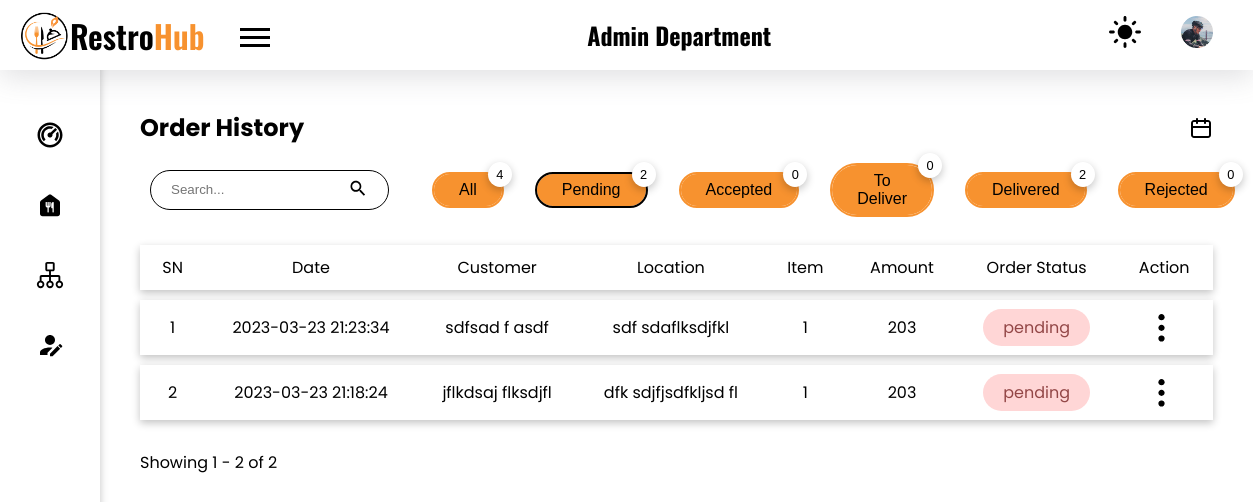
Before: /admin/order-history.php?filter-by=pending (signed in) with the older database file.
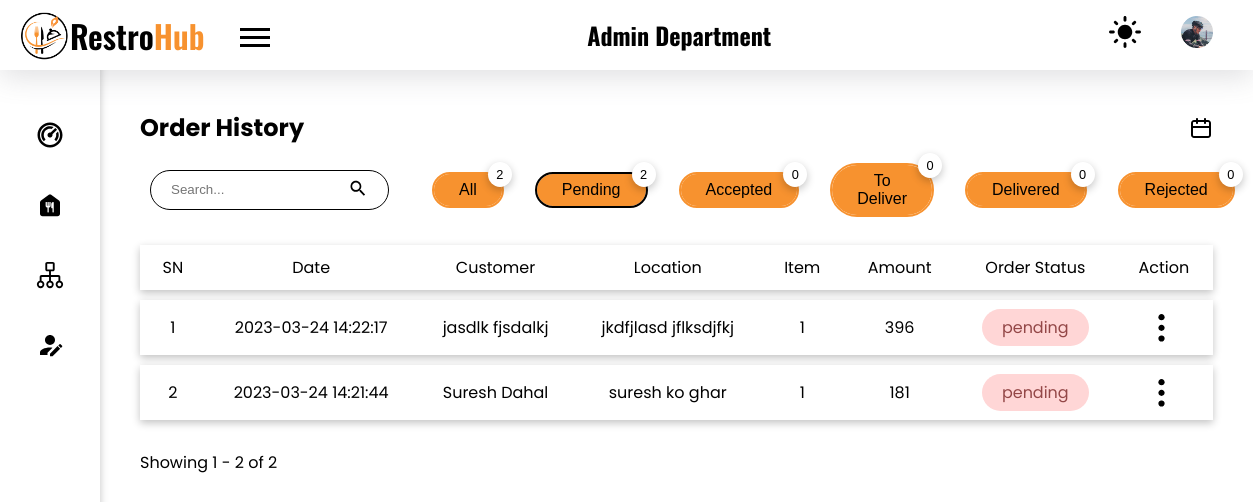
After: the same page with the newer database file.
### tables this page shows
CREATE TABLE `orders` (
  `id` int(11) NOT NULL,
  `c_id` int(11) NOT NULL,
  `track_id` varchar(10) NOT NULL,
  `o_c_id` int(11) NOT NULL,
  `qty` int(11) NOT NULL,
  `f_id` int(11) NOT NULL,
  `total_price` int(10) NOT NULL,
  `note` varchar(100) DEFAULT NULL,
  `payment_method` varchar(10) NOT NULL,
  `delivery_date` date DEFAULT NULL,
  `delivery_time` time DEFAULT NULL,
  `date` datetime NOT NULL
);

CREATE TABLE `order_contact_details` (
  `o_c_id` int(11) NOT NULL,
  `address` varchar(50) NOT NULL,
  `phone` varchar(10) NOT NULL,
  `c_name` varchar(30) NOT NULL
);

CREATE TABLE `aos` (
  `aos_id` int(11) NOT NULL,
  `order_id` int(11) NOT NULL,
  `status` varchar(15) NOT NULL,
  `date` datetime NOT NULL DEFAULT current_timestamp()
);

### admin/components/calculate-offset.php (called while the page is built, shortened)
<?php
if (isset($_GET['page'])) {
    $page = mysqli_real_escape_string($conn, $_GET['page']);
    if (!is_numeric($page)) {
        $page = 1;
    }
} else {
    $page = 1;
}
$offset = ($page - 1) * $limit;
?>

### admin/order-history.php (the view, shortened to what the changed rows need)
<!DOCTYPE html>
<html lang="en">
<head>
    <link rel="stylesheet" href="../styles/style.css">
</head>
<body>
    <?php
    require("./components/header.php");
    ?>
    <main class="admin_dashboard_body">
        <section class="dashboard_inner-head flex items-center">
            <h2>Order History</h2>
        </section>
        <div class="flex items-center mt-20">
            <div class="flex items-center">
                <?php
                require("../config.php");
                $sql = "select id from orders group by orders.c_id, orders.date";
                $result = mysqli_query($conn, $sql);
                $count = mysqli_num_rows($result);
                $sql_delivered = "select orders.id, aos.status from orders inner join aos on orders.id = aos.order_id where status = 'delivered' group by orders.c_id, orders.date";
                $result_delivered = mysqli_query($conn, $sql_delivered);
                $count_delivered = mysqli_num_rows($result_delivered);
                ?>
                <a href="?filter-by=all" class="ml-35">
                    <button class="button border-curve-lg relative <?php if (isset($_GET['filter-by']) && $_GET['filter-by'] == "all") echo "active"; ?>">All
                        <div class="count-top shadow"><?php
                                                        echo $count;
                                                        ?>
                        </div>
                    </button>
                </a>
                <a href="?filter-by=delivered" class="ml-35">
                    <button class="button border-curve-lg relative <?php if (isset($_GET['filter-by']) && $_GET['filter-by'] == "delivered") echo "active"; ?>">Delivered
                        <div class="count-top shadow"><?php
                                                        echo $count_delivered;
                                                        ?>
                        </div>
                    </button>
                </a>
            </div>
        </div>
        <?php
        require("../config.php");
        $limit = 10;
        require './components/calculate-offset.php';
        if (isset($_GET['filter-by']) && $_GET['filter-by'] != 'all') {
            $filter_by = $_GET['filter-by'];
            $sql = ($filter_by == 'delivering' || $filter_by == 'prepared') ? "
            select count(orders.id) as total_item_bought,
                        orders.id,
                        orders.c_id,
                        orders.qty,
                        orders.track_id,
                        sum(orders.total_price) as total_price,
                        orders.note,
                        orders.date,
                        orders.f_id,
                        order_contact_details.address,
                        order_contact_details.phone,
                        order_contact_details.c_name,
                        aos.aos_id,
                        aos.status
                        from orders
                        inner join order_contact_details on orders.o_c_id = order_contact_details.o_c_id
                        inner join aos on orders.id = aos.order_id
                        where aos.status in ('prepared', 'delivering')
                        group by orders.date, orders.c_id
                        order by orders.id desc
                        limit $offset, $limit
                    " : "select count(orders.id) as total_item_bought,
                        orders.id,
                        orders.c_id,
                        orders.qty,
                        orders.track_id,
                        sum(orders.total_price) as total_price,
                        orders.note,
                        orders.date,
                        orders.f_id,
                        order_contact_details.address,
                        order_contact_details.phone,
                        order_contact_details.c_name,
                        aos.aos_id,
                        aos.status
                        from orders
                        inner join order_contact_details on orders.o_c_id = order_contact_details.o_c_id
                        inner join aos on orders.id = aos.order_id
                        where aos.status = '$filter_by'
                        group by orders.date, orders.c_id
                        order by orders.id desc
                        limit $offset, $limit
                    ";
        }
        $result = mysqli_query($conn, $sql) or die("Query Failed");
        if (mysqli_num_rows($result) > 0) {
        ?>
            <table class="mt-20">
                <tr class="shadow">
                    <th>SN</th>
                    <th>Date</th>
                    <th>Customer</th>
                    <th>Location</th>
                    <th>Item</th>
                    <th>Amount</th>
                    <th>Order Status</th>
                    <th>Action</th>
                </tr>
                <?php
                $i = $offset;
                while ($row = mysqli_fetch_assoc($result)) {
                    $i++;
                    $cid = $row['c_id'];
                    $id = $row['track_id'];
                ?>
                    <tr class="shadow pointer" onclick="redirectToViewPage('<?php echo base64_encode(serialize($cid)); ?>', '<?php echo base64_encode(serialize($id)); ?>');">
                        <td><?php echo $i; ?></td>
                        <td>
                            <?php echo $row['date']; ?>
                        </td>
                        <td><?php echo $row['c_name']; ?></td>
                        <td><?php echo $row['address']; ?></td>
                        <td><?php echo $row['total_item_bought']; ?></td>
                        <td><?php echo $row['total_price']; ?></td>
                        <td><span class="<?php echo $row['status']; ?> border-curve-lg p_7-20"><?php echo $row['status']; ?></span></td>
                        <td class="table_action_container">
                            <button class="no_bg no_outline table_option-menu">
                                <img src="../images//ic_options.svg" alt="options menu">
                            </button>
                        </td>
                    </tr>
                <?php } ?>
            </table>
        <?php
        } else {
            echo "No Record Found";
        }
        ?>
    </main>
</body>
</html>

Changed rows visible on the page:
removed orders: date "2023-03-23 21:23:34", o_c.c_name "sdfsad f asdf", o_c.address "sdf sdaflksdjfkl", total_item_bought "1", total_price "203", aos.status "pending"
removed orders: date "2023-03-23 21:18:24", o_c.c_name "jflkdsaj flksdjfl", o_c.address "dfk sdjfjsdfkljsd fl", total_item_bought "1", total_price "203", aos.status "pending"
added orders: date "2023-03-24 14:22:17", o_c.c_name "jasdlk fjsdalkj", o_c.address "jkdfjlasd jflksdjfkj", total_item_bought "1", total_price "396", aos.status "pending"
added orders: date "2023-03-24 14:21:44", o_c.c_name "Suresh Dahal", o_c.address "suresh ko ghar", total_item_bought "1", total_price "181", aos.status "pending"
Other visible differences:
$count: "4" → "2"
$count_delivered: "2" → "0"
